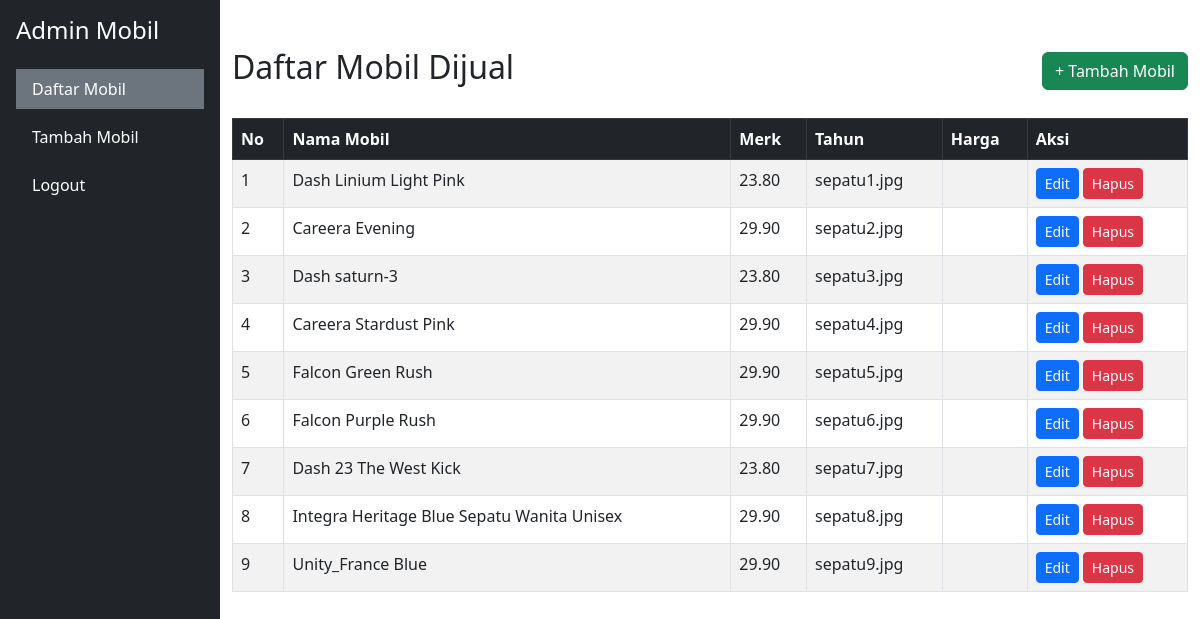
/UserPage/jual.php, run on the app's committed database.
### tables this page shows
CREATE TABLE `products` (
  `id` int NOT NULL,
  `name` varchar(100) NOT NULL,
  `price` decimal(10,2) NOT NULL,
  `image` varchar(255) NOT NULL,
  `product_detail` text NOT NULL
);

### admin/function.php (called while the page is built, shortened)
<?php
$host = 'localhost';
$db_name = 'pw2025_tubes_243040067';
$db_user = 'root';
$db_pass = '';
try {
    $conn = new PDO("mysql:host=$host;dbname=$db_name", $db_user, $db_pass);
    $conn->setAttribute(PDO::ATTR_ERRMODE, PDO::ERRMODE_EXCEPTION);
} catch (PDOException $e) {
    die("Koneksi gagal: " . $e->getMessage());
}
function select($query)
{
    global $conn;
    $stmt = $conn->prepare($query);
    $stmt->execute();
    return $stmt->fetchAll(PDO::FETCH_ASSOC);
}

### UserPage/jual.php (the view, shortened to what this page needs)
<?php
require 'function.php';
$cars = select("SELECT * FROM products");
$no = 1;
?>
<!DOCTYPE html>
<html lang="en">
<head>
    <link href="https://cdn.jsdelivr.net/npm/bootstrap@5.3.0/dist/css/bootstrap.min.css" rel="stylesheet">
</head>
<body>
    <div class="d-flex">
        <nav class="bg-dark text-white p-3 vh-100" style="width: 220px; min-width: 200px;">
            <h4 class="mb-4">Admin Mobil</h4>
            <ul class="nav flex-column">
                <li class="nav-item mb-2">
                    <a class="nav-link text-white<?= basename($_SERVER['PHP_SELF']) == 'jual.php' ? ' active bg-secondary' : '' ?>" href="jual.php">Daftar Mobil</a>
                </li>
                <li class="nav-item mb-2">
                    <a class="nav-link text-white<?= basename($_SERVER['PHP_SELF']) == 'tambahmobil.php' ? ' active bg-secondary' : '' ?>" href="tambahmobil.php">Tambah Mobil</a>
                </li>
                <li class="nav-item">
                    <a class="nav-link text-white" href="logout.php">Logout</a>
                </li>
            </ul>
        </nav>
        <div class="flex-grow-1">
            <div class="container mt-5">
                <div class="d-flex justify-content-between align-items-center mb-4">
                    <h2>Daftar Mobil Dijual</h2>
                    <button type="button" class="btn btn-success" data-bs-toggle="modal" data-bs-target="#tambahMobilModal">
                        + Tambah Mobil
                    </button>
                </div>
                <table class="table table-striped table-bordered">
                    <thead class="table-dark">
                        <tr>
                            <th>No</th>
                            <th>Nama Mobil</th>
                            <th>Merk</th>
                            <th>Tahun</th>
                            <th>Harga</th>
                            <th>Aksi</th>
                        </tr>
                    </thead>
                    <tbody>
                        <?php if (!empty($cars)): ?>
                            <?php foreach ($cars as $car): ?>
                                <tr>
                                    <td><?= $no++ ?></td>
                                    <td><?= $car['name'] ?></td>
                                    <td><?= $car['price'] ?></td>
                                    <td><?= $car['image'] ?></td>
                                    <td><?= $car['product_detail'] ?></td>
                                    <td>
                                        <a href="editmobil.php?id=<?= $car['id'] ?>" class="btn btn-primary btn-sm">Edit</a>
                                        <a href="hapusmobil.php?id=<?= $car['id'] ?>" class="btn btn-danger btn-sm" onclick="return confirm('Yakin ingin menghapus data ini?');">Hapus</a>
                                    </td>
                                </tr>
                            <?php endforeach; ?>
                        <?php else: ?>
                            <tr>
                                <td colspan="6" class="text-center">Tidak ada data mobil.</td>
                            </tr>
                        <?php endif; ?>
                    </tbody>
                </table>
            </div>
        </div>
    </div>
</body>
</html>

### data on the page
products: name "Dash Linium Light Pink", price "23.80", image "sepatu1.jpg"
products: name "Careera Evening", price "29.90", image "sepatu2.jpg"
products: name "Dash saturn-3", price "23.80", image "sepatu3.jpg"
products: name "Careera Stardust Pink", price "29.90", image "sepatu4.jpg"
products: name "Falcon Green Rush", price "29.90", image "sepatu5.jpg"
products: name "Falcon Purple Rush", price "29.90", image "sepatu6.jpg"
products: name "Dash 23 The West Kick", price "23.80", image "sepatu7.jpg"
products: name "Integra Heritage Blue Sepatu Wanita Unisex", price "29.90", image "sepatu8.jpg"
products: name "Unity_France Blue", price "29.90", image "sepatu9.jpg"
